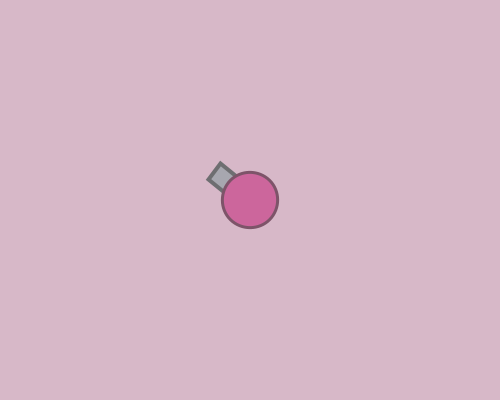
Frame 1 (no input)
Frame 60 (the mouse pressed at the canvas centre just before this capture): identical to frame 1, image omitted
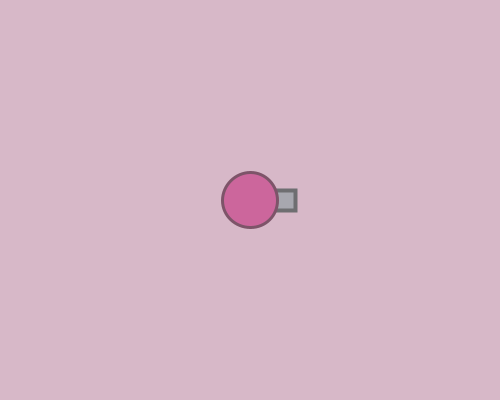
Frame 120 (the mouse held since frame 60 and released just before this capture)

The Processing sketch that drew these frames (run headless with seeded random() and noise(); from frame 60 on, the mouse is pressed at the canvas centre):

// Processing sketch: week07_03_arras03_atan_angle_rotate_translate_myTank
// ── week07_03_arras03_atan_angle_rotate_translate_myTank.pde
void setup()
{
 size(500,400);
}
int x=250,y=200;
void draw()
{
  background(215,184,200);
  float dx=mouseX-x,dy=mouseY-y;
  float angle=atan2(dy,dx);
  
  myTank(x,y,angle);
}
void myTank(float x,float y,float angle)
{
  translate(x,y);
  rotate(angle);
  fill(167,167,175);
  stroke(110,110,113);
  strokeWeight(4);
  rect(25,-10,20,20);
  
  fill(204,102,156);
  stroke(125,84,105);
  strokeWeight(3);
  ellipse(0,0,55,55);
  
  ///line(x,y,mouseX,mouseY);
}
